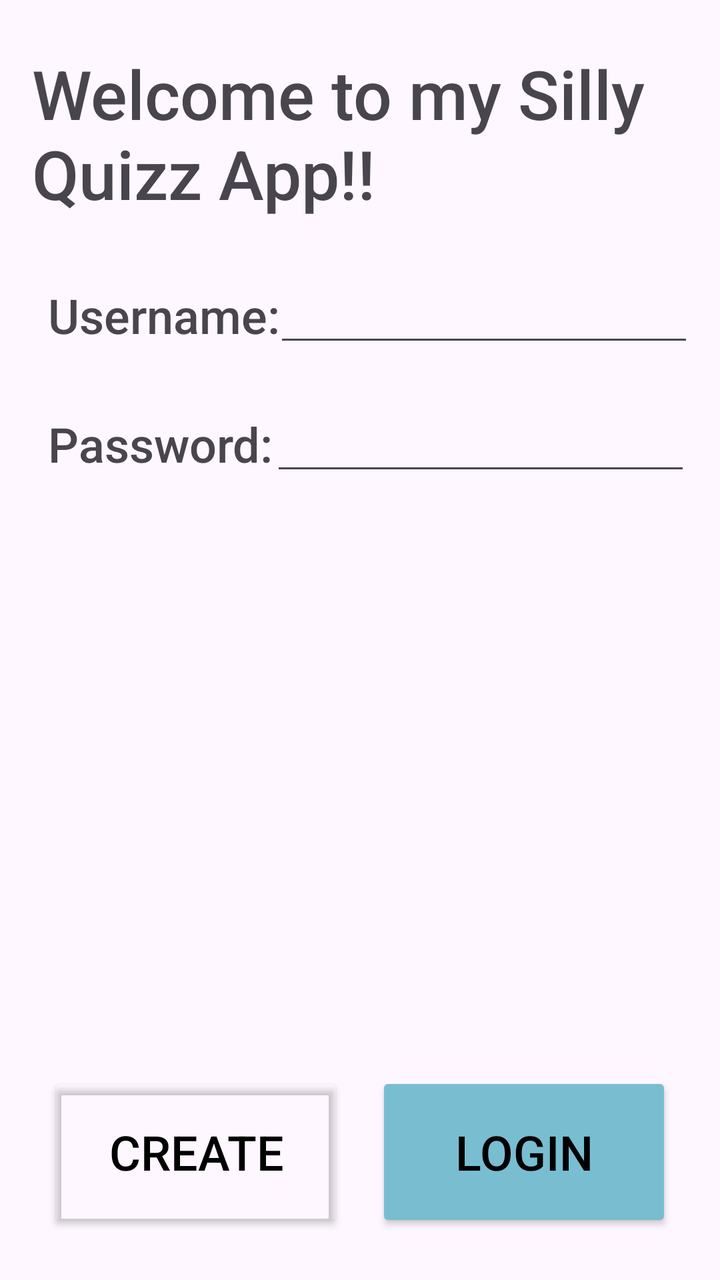
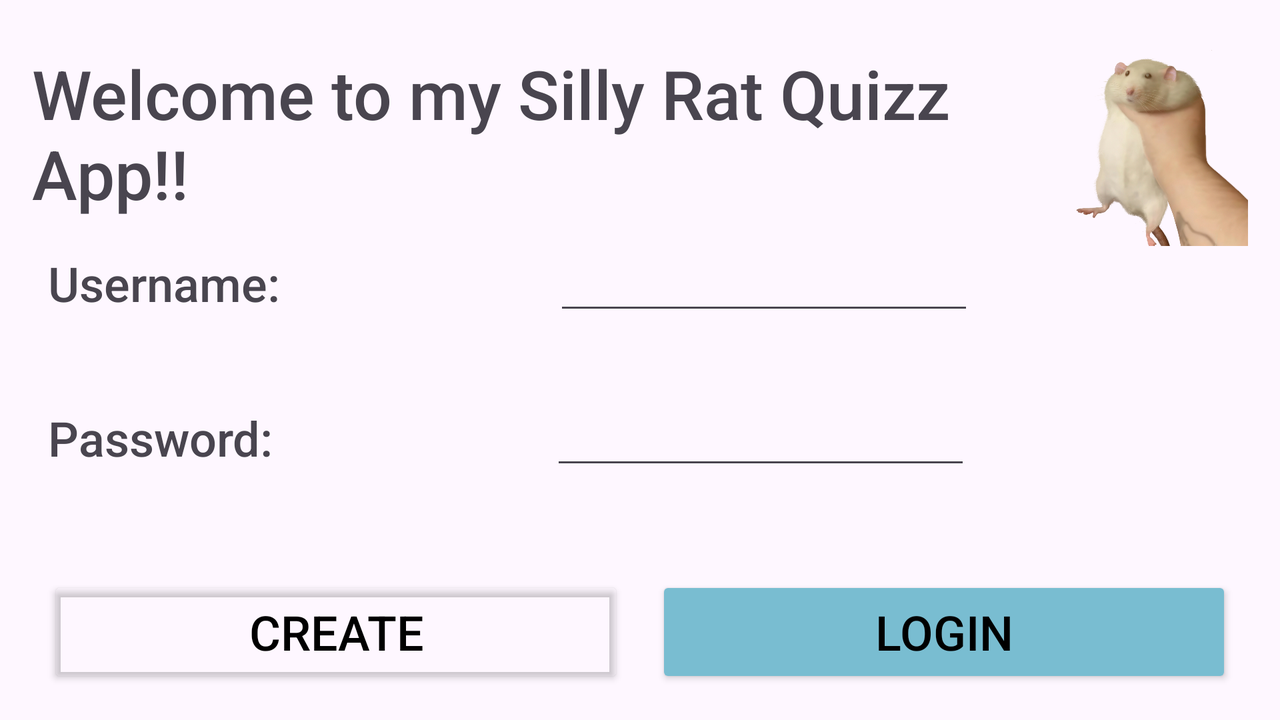

Compare how this app lays out the same screen by default and in its alternative resource folder. The renders come first, then the two layout files and the values they reference.
<!-- AndroidManifest.xml: application theme Theme.TAM_proj -->
<!-- res/layout/activity_login.xml -->
<?xml version="1.0" encoding="utf-8"?>
<androidx.constraintlayout.widget.ConstraintLayout xmlns:android="http://schemas.android.com/apk/res/android"
    xmlns:app="http://schemas.android.com/apk/res-auto"
    xmlns:tools="http://schemas.android.com/tools"
    android:id="@+id/main"
    android:layout_width="match_parent"
    android:layout_height="match_parent"
    tools:context=".LoginActivity">

    <TextView
        android:id="@+id/tv_welcome_title"
        android:layout_width="0dp"
        android:layout_height="wrap_content"
        android:layout_marginStart="16dp"
        android:layout_marginTop="24dp"
        android:layout_marginEnd="16dp"
        android:fontFamily="sans-serif-medium"
        android:text="Welcome to my Silly Quizz App!!"
        android:textSize="34sp"
        app:layout_constraintEnd_toEndOf="parent"
        app:layout_constraintStart_toStartOf="parent"
        app:layout_constraintTop_toTopOf="parent" />

    <TextView
        android:id="@+id/tv_user_name"
        android:layout_width="wrap_content"
        android:layout_height="wrap_content"
        android:layout_marginStart="24dp"
        android:layout_marginTop="32dp"
        android:fontFamily="sans-serif-medium"
        android:text="Username:"
        android:textSize="24sp"
        app:layout_constraintStart_toStartOf="parent"
        app:layout_constraintTop_toBottomOf="@id/tv_welcome_title" />

    <TextView
        android:id="@+id/tv_user_password"
        android:layout_width="wrap_content"
        android:layout_height="wrap_content"
        android:layout_marginStart="24dp"
        android:layout_marginTop="32dp"
        android:fontFamily="sans-serif-medium"
        android:text="Password:"
        android:textSize="24sp"
        app:layout_constraintStart_toStartOf="parent"
        app:layout_constraintTop_toBottomOf="@+id/tv_user_name" />

    <EditText
        android:id="@+id/tf_user_password"
        android:layout_width="wrap_content"
        android:layout_height="wrap_content"
        android:layout_marginStart="8dp"
        android:layout_marginEnd="24dp"
        android:ems="10"
        android:inputType="textPassword"
        app:layout_constraintBottom_toBottomOf="@+id/tv_user_password"
        app:layout_constraintEnd_toEndOf="parent"
        app:layout_constraintStart_toEndOf="@+id/tv_user_password"
        app:layout_constraintTop_toTopOf="@+id/tv_user_password" />

    <EditText
        android:id="@+id/tf_user_name"
        android:layout_width="wrap_content"
        android:layout_height="wrap_content"
        android:layout_marginStart="8dp"
        android:layout_marginEnd="24dp"
        android:ems="10"
        android:inputType="textCapSentences"
        app:layout_constraintBottom_toBottomOf="@+id/tv_user_name"
        app:layout_constraintEnd_toEndOf="parent"
        app:layout_constraintStart_toEndOf="@+id/tv_user_name"
        app:layout_constraintTop_toTopOf="@+id/tv_user_name" />

    <Button
        android:id="@+id/btn_create_account"
        android:layout_width="0dp"
        android:layout_height="80dp"
        android:layout_marginStart="24dp"
        android:layout_marginEnd="8dp"
        android:layout_marginBottom="24dp"
        android:backgroundTint="#0079BDD1"
        android:fontFamily="sans-serif-medium"
        android:onClick="onCreateClick"
        android:text="Create"
        android:textColor="#000000"
        android:textSize="24sp"
        app:cornerRadius="8dp"
        app:layout_constraintBottom_toBottomOf="parent"
        app:layout_constraintEnd_toStartOf="@+id/btn_login"
        app:layout_constraintStart_toStartOf="parent"
        app:strokeColor="#79BDD1"
        app:strokeWidth="2dp" />

    <Button
        android:id="@+id/btn_login"
        android:layout_width="0dp"
        android:layout_height="80dp"
        android:layout_marginStart="8dp"
        android:layout_marginEnd="24dp"
        android:layout_marginBottom="24dp"
        android:backgroundTint="#79BDD1"
        android:onClick="onLoginClick"
        android:text="Login"
        android:textColor="#000000"
        android:textSize="24sp"
        app:cornerRadius="8dp"
        app:layout_constraintBottom_toBottomOf="parent"
        app:layout_constraintEnd_toEndOf="parent"
        app:layout_constraintStart_toEndOf="@+id/btn_create_account" />



</androidx.constraintlayout.widget.ConstraintLayout>
<!-- resources referenced by this layout -->
<resources>
  <!-- from res/values-v23/ -->
  <style name="Theme.TAM_proj" parent="Base.Theme.TAM_proj">
          
          <item name="android:navigationBarColor">@android:color/transparent</item>
          <item name="android:statusBarColor">@android:color/transparent</item>
          <item name="android:windowLightStatusBar">?attr/isLightTheme</item>
      </style>
  <style name="Base.Theme.TAM_proj" parent="Theme.Material3.DayNight.NoActionBar">
          
          
      </style>
</resources>
<!-- res/layout-land/activity_login.xml (the author's variant of the layout above) -->
<!-- drawn on the phone turned sideways -->
<?xml version="1.0" encoding="utf-8"?>
<androidx.constraintlayout.widget.ConstraintLayout xmlns:android="http://schemas.android.com/apk/res/android"
    xmlns:app="http://schemas.android.com/apk/res-auto"
    xmlns:tools="http://schemas.android.com/tools"
    android:id="@+id/main"
    android:layout_width="match_parent"
    android:layout_height="match_parent"
    tools:context=".LoginActivity">

    <TextView
        android:id="@+id/tv_welcome_title"
        android:layout_width="0dp"
        android:layout_height="wrap_content"
        android:layout_marginStart="16dp"
        android:layout_marginTop="24dp"
        android:fontFamily="sans-serif-medium"
        android:text="Welcome to my Silly Rat Quizz App!!"
        android:textSize="34sp"
        app:layout_constraintEnd_toStartOf="@+id/imageView"
        app:layout_constraintStart_toStartOf="parent"
        app:layout_constraintTop_toTopOf="parent" />

    <TextView
        android:id="@+id/tv_user_name"
        android:layout_width="wrap_content"
        android:layout_height="wrap_content"
        android:layout_marginStart="24dp"
        android:layout_marginTop="16dp"
        android:fontFamily="sans-serif-medium"
        android:text="Username:"
        android:textSize="24sp"
        app:layout_constraintStart_toStartOf="parent"
        app:layout_constraintTop_toBottomOf="@id/tv_welcome_title" />

    <TextView
        android:id="@+id/tv_user_password"
        android:layout_width="wrap_content"
        android:layout_height="wrap_content"
        android:layout_marginStart="24dp"
        android:layout_marginTop="16dp"
        android:layout_marginBottom="24dp"
        android:fontFamily="sans-serif-medium"
        android:text="Password:"
        android:textSize="24sp"
        app:layout_constraintBottom_toTopOf="@+id/btn_create_account"
        app:layout_constraintStart_toStartOf="parent"
        app:layout_constraintTop_toBottomOf="@+id/tv_user_name" />

    <EditText
        android:id="@+id/tf_user_password"
        android:layout_width="wrap_content"
        android:layout_height="wrap_content"
        android:layout_marginStart="8dp"
        android:layout_marginEnd="24dp"
        android:ems="10"
        android:inputType="textPassword"
        app:layout_constraintBottom_toBottomOf="@+id/tv_user_password"
        app:layout_constraintEnd_toEndOf="parent"
        app:layout_constraintStart_toEndOf="@+id/tv_user_password"
        app:layout_constraintTop_toTopOf="@+id/tv_user_password" />

    <EditText
        android:id="@+id/tf_user_name"
        android:layout_width="wrap_content"
        android:layout_height="wrap_content"
        android:layout_marginStart="8dp"
        android:layout_marginEnd="24dp"
        android:ems="10"
        android:inputType="textCapSentences"
        app:layout_constraintBottom_toBottomOf="@+id/tv_user_name"
        app:layout_constraintEnd_toEndOf="parent"
        app:layout_constraintStart_toEndOf="@+id/tv_user_name"
        app:layout_constraintTop_toTopOf="@+id/tv_user_name" />

    <Button
        android:id="@+id/btn_create_account"
        android:layout_width="0dp"
        android:layout_height="56dp"
        android:layout_marginStart="24dp"
        android:layout_marginEnd="8dp"
        android:layout_marginBottom="16dp"
        android:backgroundTint="#0079BDD1"
        android:fontFamily="sans-serif-medium"
        android:onClick="onCreateClick"
        android:text="Create"
        android:textColor="#000000"
        android:textSize="24sp"
        app:cornerRadius="8dp"
        app:layout_constraintBottom_toBottomOf="parent"
        app:layout_constraintEnd_toStartOf="@+id/btn_login"
        app:layout_constraintStart_toStartOf="parent"
        app:strokeColor="#79BDD1"
        app:strokeWidth="2dp" />

    <Button
        android:id="@+id/btn_login"
        android:layout_width="0dp"
        android:layout_height="56dp"
        android:layout_marginStart="8dp"
        android:layout_marginEnd="24dp"
        android:layout_marginBottom="16dp"
        android:backgroundTint="#79BDD1"
        android:onClick="onLoginClick"
        android:text="Login"
        android:textColor="#000000"
        android:textSize="24sp"
        app:cornerRadius="8dp"
        app:layout_constraintBottom_toBottomOf="parent"
        app:layout_constraintEnd_toEndOf="parent"
        app:layout_constraintStart_toEndOf="@+id/btn_create_account" />

    <ImageView
        android:id="@+id/imageView"
        android:layout_width="100dp"
        android:layout_height="100dp"
        android:layout_marginEnd="16dp"
        app:layout_constraintEnd_toEndOf="parent"
        app:layout_constraintTop_toTopOf="@+id/tv_welcome_title"
        app:srcCompat="@drawable/holding_fat_rat" />


</androidx.constraintlayout.widget.ConstraintLayout>
<!-- resources referenced by the variant -->
<!-- as the phone turned sideways resolves them -->
<resources>
  <!-- drawable holding_fat_rat: png bitmap (drawable, 430996 bytes) -->
  <!-- from res/values-v23/ -->
  <style name="Theme.TAM_proj" parent="Base.Theme.TAM_proj">
          
          <item name="android:navigationBarColor">@android:color/transparent</item>
          <item name="android:statusBarColor">@android:color/transparent</item>
          <item name="android:windowLightStatusBar">?attr/isLightTheme</item>
      </style>
  <style name="Base.Theme.TAM_proj" parent="Theme.Material3.DayNight.NoActionBar">
          
          
      </style>
</resources>
